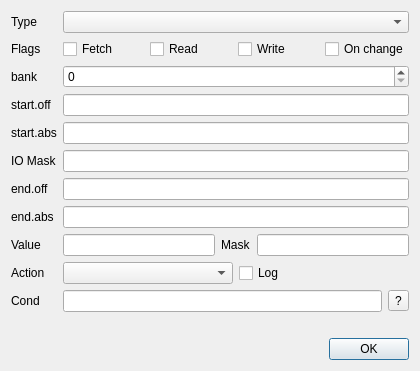
<?xml version="1.0" encoding="UTF-8"?>
<ui version="4.0">
 <class>BrkManager</class>
 <widget class="QDialog" name="BrkManager">
  <property name="windowModality">
   <enum>Qt::WindowModal</enum>
  </property>
  <property name="geometry">
   <rect>
    <x>0</x>
    <y>0</y>
    <width>420</width>
    <height>364</height>
   </rect>
  </property>
  <property name="windowTitle">
   <string>Breakpoint Editor</string>
  </property>
  <layout class="QGridLayout" name="gridLayout">
   <item row="5" column="0">
    <widget class="QLabel" name="labMask">
     <property name="text">
      <string>IO Mask</string>
     </property>
    </widget>
   </item>
   <item row="4" column="0">
    <widget class="QLabel" name="labStartAbs">
     <property name="text">
      <string>start.abs</string>
     </property>
    </widget>
   </item>
   <item row="3" column="1">
    <widget class="xHexSpin" name="leStartOffset"/>
   </item>
   <item row="8" column="0">
    <widget class="QLabel" name="labEndAbs">
     <property name="text">
      <string>end.abs</string>
     </property>
    </widget>
   </item>
   <item row="9" column="1">
    <layout class="QHBoxLayout" name="horizontalLayout">
     <item>
      <widget class="xHexSpin" name="leValue"/>
     </item>
     <item>
      <widget class="QLabel" name="labValMask">
       <property name="text">
        <string>Mask</string>
       </property>
      </widget>
     </item>
     <item>
      <widget class="xHexSpin" name="leValMask"/>
     </item>
    </layout>
   </item>
   <item row="9" column="0">
    <widget class="QLabel" name="labValue">
     <property name="text">
      <string>Value</string>
     </property>
    </widget>
   </item>
   <item row="7" column="1">
    <widget class="xHexSpin" name="leEndOffset"/>
   </item>
   <item row="14" column="1">
    <spacer name="verticalSpacer">
     <property name="orientation">
      <enum>Qt::Vertical</enum>
     </property>
     <property name="sizeHint" stdset="0">
      <size>
       <width>20</width>
       <height>40</height>
      </size>
     </property>
    </spacer>
   </item>
   <item row="3" column="0">
    <widget class="QLabel" name="labStartOff">
     <property name="text">
      <string>start.off</string>
     </property>
    </widget>
   </item>
   <item row="4" column="1">
    <widget class="xHexSpin" name="brkAdrHex">
     <property name="inputMask">
      <string>HHHH</string>
     </property>
    </widget>
   </item>
   <item row="2" column="1">
    <widget class="QSpinBox" name="brkBank">
     <property name="maximum">
      <number>255</number>
     </property>
    </widget>
   </item>
   <item row="1" column="1">
    <layout class="QHBoxLayout" name="horizontalLayout_2">
     <item>
      <widget class="QCheckBox" name="brkFetch">
       <property name="text">
        <string>Fetch</string>
       </property>
      </widget>
     </item>
     <item>
      <widget class="QCheckBox" name="brkRead">
       <property name="text">
        <string>Read</string>
       </property>
      </widget>
     </item>
     <item>
      <widget class="QCheckBox" name="brkWrite">
       <property name="text">
        <string>Write</string>
       </property>
      </widget>
     </item>
     <item>
      <widget class="QCheckBox" name="brkOnChange">
       <property name="toolTip">
        <string>Stop when the expression becomes true, instead of every instruction while it is true</string>
       </property>
       <property name="text">
        <string>On change</string>
       </property>
      </widget>
     </item>
    </layout>
   </item>
   <item row="0" column="0">
    <widget class="QLabel" name="label">
     <property name="text">
      <string>Type</string>
     </property>
    </widget>
   </item>
   <item row="8" column="1">
    <widget class="xHexSpin" name="brkAdrEnd"/>
   </item>
   <item row="0" column="1">
    <widget class="QComboBox" name="brkType"/>
   </item>
   <item row="1" column="0">
    <widget class="QLabel" name="labFlags">
     <property name="text">
      <string>Flags</string>
     </property>
    </widget>
   </item>
   <item row="15" column="1">
    <layout class="QHBoxLayout" name="horizontalLayout_3">
     <item>
      <spacer name="horizontalSpacer">
       <property name="orientation">
        <enum>Qt::Horizontal</enum>
       </property>
       <property name="sizeHint" stdset="0">
        <size>
         <width>40</width>
         <height>20</height>
        </size>
       </property>
      </spacer>
     </item>
     <item>
      <widget class="QPushButton" name="pbOK">
       <property name="text">
        <string>OK</string>
       </property>
       <property name="icon">
        <iconset resource="../xpeccy.qrc">
         <normaloff>:/images/ok-apply.png</normaloff>:/images/ok-apply.png</iconset>
       </property>
      </widget>
     </item>
    </layout>
   </item>
   <item row="7" column="0">
    <widget class="QLabel" name="labEndOff">
     <property name="text">
      <string>end.off</string>
     </property>
    </widget>
   </item>
   <item row="5" column="1">
    <widget class="xHexSpin" name="brkMaskHex">
     <property name="inputMask">
      <string>HHHH</string>
     </property>
    </widget>
   </item>
   <item row="2" column="0">
    <widget class="QLabel" name="labBank">
     <property name="text">
      <string>bank</string>
     </property>
    </widget>
   </item>
   <item row="10" column="0">
    <widget class="QLabel" name="label_2">
     <property name="text">
      <string>Action</string>
     </property>
    </widget>
   </item>
   <item row="10" column="1">
    <layout class="QHBoxLayout" name="horizontalLayout_5">
     <item>
      <widget class="QComboBox" name="brkAction"/>
     </item>
     <item>
      <widget class="QCheckBox" name="brkLog">
       <property name="toolTip">
        <string>A line in the event log on every hit. Needs the log on</string>
       </property>
       <property name="text">
        <string>Log</string>
       </property>
      </widget>
     </item>
    </layout>
   </item>
   <item row="11" column="0">
    <widget class="QLabel" name="labCond">
     <property name="text">
      <string>Cond</string>
     </property>
    </widget>
   </item>
   <item row="11" column="1">
    <layout class="QHBoxLayout" name="horizontalLayout_4">
     <item>
      <widget class="QLineEdit" name="leCond">
       <property name="toolTip">
        <string>Break only when this expression is not 0. Empty = always</string>
       </property>
      </widget>
     </item>
     <item>
      <widget class="QToolButton" name="tbCondHelp">
       <property name="toolTip">
        <string>Expression syntax</string>
       </property>
       <property name="text">
        <string>?</string>
       </property>
      </widget>
     </item>
    </layout>
   </item>
   <item row="12" column="1">
    <widget class="QLabel" name="labCondErr">
     <property name="text">
      <string/>
     </property>
    </widget>
   </item>
  </layout>
 </widget>
 <customwidgets>
  <customwidget>
   <class>xHexSpin</class>
   <extends>QLineEdit</extends>
   <header location="global">stdlib.h</header>
  </customwidget>
 </customwidgets>
 <tabstops>
  <tabstop>brkType</tabstop>
  <tabstop>brkFetch</tabstop>
  <tabstop>brkRead</tabstop>
  <tabstop>brkWrite</tabstop>
  <tabstop>brkBank</tabstop>
  <tabstop>leStartOffset</tabstop>
  <tabstop>brkAdrHex</tabstop>
  <tabstop>brkMaskHex</tabstop>
  <tabstop>leEndOffset</tabstop>
  <tabstop>brkAdrEnd</tabstop>
  <tabstop>leValue</tabstop>
  <tabstop>leValMask</tabstop>
  <tabstop>brkAction</tabstop>
  <tabstop>brkLog</tabstop>
  <tabstop>leCond</tabstop>
  <tabstop>pbOK</tabstop>
 </tabstops>
 <resources>
  <include location="../xpeccy.qrc"/>
 </resources>
 <connections/>
</ui>
